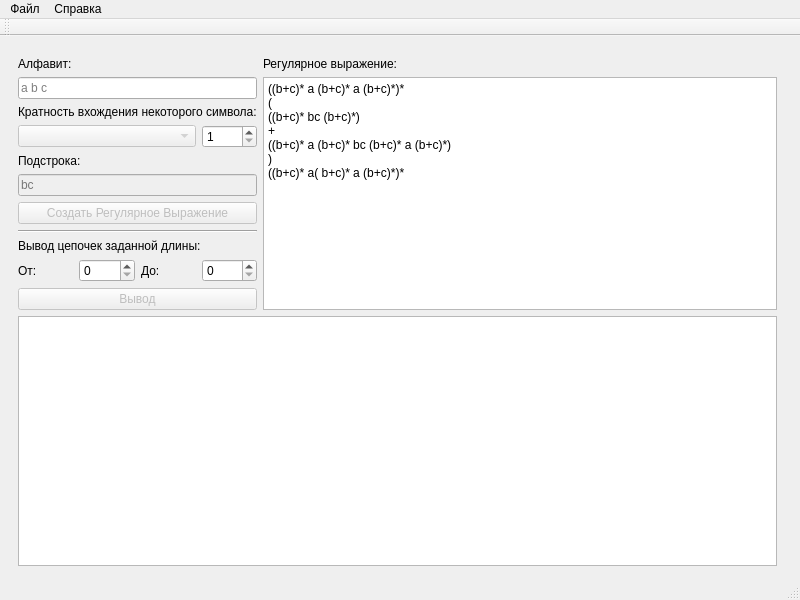
<?xml version="1.0" encoding="UTF-8"?>
<ui version="4.0">
 <class>MainWindow</class>
 <widget class="QMainWindow" name="MainWindow">
  <property name="geometry">
   <rect>
    <x>0</x>
    <y>0</y>
    <width>800</width>
    <height>600</height>
   </rect>
  </property>
  <property name="sizePolicy">
   <sizepolicy hsizetype="Fixed" vsizetype="Fixed">
    <horstretch>0</horstretch>
    <verstretch>0</verstretch>
   </sizepolicy>
  </property>
  <property name="minimumSize">
   <size>
    <width>800</width>
    <height>600</height>
   </size>
  </property>
  <property name="maximumSize">
   <size>
    <width>800</width>
    <height>600</height>
   </size>
  </property>
  <property name="windowTitle">
   <string>Курсовой Проект</string>
  </property>
  <widget class="QWidget" name="centralWidget">
   <widget class="QWidget" name="layoutWidget">
    <property name="geometry">
     <rect>
      <x>7</x>
      <y>10</y>
      <width>781</width>
      <height>531</height>
     </rect>
    </property>
    <layout class="QGridLayout" name="gridLayout">
     <item row="0" column="0" colspan="4">
      <widget class="QLabel" name="lTerm">
       <property name="text">
        <string>Алфавит:</string>
       </property>
      </widget>
     </item>
     <item row="1" column="0" colspan="4">
      <widget class="QLineEdit" name="leTerm">
       <property name="toolTip">
        <string>Входной алфавит</string>
       </property>
       <property name="inputMask">
        <string/>
       </property>
       <property name="text">
        <string/>
       </property>
       <property name="maxLength">
        <number>32767</number>
       </property>
       <property name="cursorPosition">
        <number>0</number>
       </property>
       <property name="placeholderText">
        <string>a b c</string>
       </property>
      </widget>
     </item>
     <item row="0" column="4">
      <widget class="QLabel" name="lRegExp">
       <property name="text">
        <string>Регулярное выражение:</string>
       </property>
      </widget>
     </item>
     <item row="2" column="0" colspan="4">
      <widget class="QLabel" name="lRepeat">
       <property name="text">
        <string>Кратность вхождения некоторого символа:</string>
       </property>
      </widget>
     </item>
     <item row="3" column="3">
      <widget class="QSpinBox" name="sbMul">
       <property name="toolTip">
        <string>Кратность вхождения выбранного символа</string>
       </property>
       <property name="minimum">
        <number>1</number>
       </property>
       <property name="maximum">
        <number>5</number>
       </property>
      </widget>
     </item>
     <item row="5" column="0" colspan="4">
      <widget class="QLineEdit" name="leSubString">
       <property name="enabled">
        <bool>false</bool>
       </property>
       <property name="toolTip">
        <string>Подстрока, которая обязательно должна встречаться</string>
       </property>
       <property name="placeholderText">
        <string>bc</string>
       </property>
      </widget>
     </item>
     <item row="7" column="0" colspan="4">
      <widget class="Line" name="line">
       <property name="orientation">
        <enum>Qt::Horizontal</enum>
       </property>
      </widget>
     </item>
     <item row="9" column="0" rowspan="2">
      <widget class="QLabel" name="lFrom">
       <property name="text">
        <string>От:</string>
       </property>
      </widget>
     </item>
     <item row="9" column="2" rowspan="2">
      <widget class="QLabel" name="lTo">
       <property name="text">
        <string>До:</string>
       </property>
      </widget>
     </item>
     <item row="11" column="0" colspan="4">
      <widget class="QPushButton" name="pbOutput">
       <property name="enabled">
        <bool>false</bool>
       </property>
       <property name="toolTip">
        <string>Выводит цепочки заданой длины на основе регулярного выражения</string>
       </property>
       <property name="text">
        <string>Вывод</string>
       </property>
      </widget>
     </item>
     <item row="9" column="3" rowspan="2">
      <widget class="QSpinBox" name="sbTo">
       <property name="toolTip">
        <string>Максимальная длина цепочек на вывод</string>
       </property>
       <property name="suffix">
        <string/>
       </property>
       <property name="maximum">
        <number>10</number>
       </property>
      </widget>
     </item>
     <item row="8" column="0" colspan="4">
      <widget class="QLabel" name="lOutPut">
       <property name="text">
        <string>Вывод цепочек заданной длины:</string>
       </property>
      </widget>
     </item>
     <item row="6" column="0" colspan="4">
      <widget class="QPushButton" name="pbCreateReg">
       <property name="enabled">
        <bool>false</bool>
       </property>
       <property name="toolTip">
        <string>Создает регулярное выражение на основе введенных кратности и подстроки</string>
       </property>
       <property name="text">
        <string>Создать Регулярное Выражение</string>
       </property>
      </widget>
     </item>
     <item row="9" column="1" rowspan="2">
      <widget class="QSpinBox" name="sbFrom">
       <property name="toolTip">
        <string>Минимальная длина цепочек на вывод</string>
       </property>
       <property name="maximum">
        <number>10</number>
       </property>
      </widget>
     </item>
     <item row="1" column="4" rowspan="11">
      <widget class="QPlainTextEdit" name="teRegEx">
       <property name="toolTip">
        <string>&lt;html&gt;&lt;head/&gt;&lt;body&gt;&lt;p&gt;Окно ввода регулярного выражения.&lt;/p&gt;&lt;p&gt;Допустимые операторы:&lt;/p&gt;&lt;p&gt;+ - или&lt;/p&gt;&lt;p&gt;* - повторение от 0 до бесконечности&lt;/p&gt;&lt;p&gt;() - группировка&lt;/p&gt;&lt;/body&gt;&lt;/html&gt;</string>
       </property>
       <property name="plainText">
        <string>((b+c)* a (b+c)* a (b+c)*)* 
(
((b+c)* bc (b+c)*)
+
((b+c)* a (b+c)* bc (b+c)* a (b+c)*)
) 
((b+c)* a( b+c)* a (b+c)*)*
</string>
       </property>
       <property name="placeholderText">
        <string/>
       </property>
      </widget>
     </item>
     <item row="4" column="0" colspan="4">
      <widget class="QLabel" name="lSubString">
       <property name="text">
        <string>Подстрока:</string>
       </property>
      </widget>
     </item>
     <item row="3" column="0" colspan="3">
      <widget class="QComboBox" name="cbRepeat">
       <property name="enabled">
        <bool>false</bool>
       </property>
       <property name="toolTip">
        <string>Символ, кратность которого нужно учитывать</string>
       </property>
      </widget>
     </item>
     <item row="12" column="0" colspan="5">
      <widget class="QPlainTextEdit" name="teOutput">
       <property name="toolTip">
        <string>Вывод</string>
       </property>
       <property name="readOnly">
        <bool>true</bool>
       </property>
       <property name="plainText">
        <string/>
       </property>
       <property name="placeholderText">
        <string/>
       </property>
      </widget>
     </item>
    </layout>
   </widget>
  </widget>
  <widget class="QMenuBar" name="menuBar">
   <property name="geometry">
    <rect>
     <x>0</x>
     <y>0</y>
     <width>800</width>
     <height>21</height>
    </rect>
   </property>
   <widget class="QMenu" name="mFile">
    <property name="title">
     <string>Файл</string>
    </property>
    <addaction name="aSave"/>
   </widget>
   <widget class="QMenu" name="mAbout">
    <property name="title">
     <string>Справка</string>
    </property>
    <addaction name="aTheme"/>
    <addaction name="aAuthor"/>
   </widget>
   <addaction name="mFile"/>
   <addaction name="mAbout"/>
  </widget>
  <widget class="QToolBar" name="mainToolBar">
   <attribute name="toolBarArea">
    <enum>TopToolBarArea</enum>
   </attribute>
   <attribute name="toolBarBreak">
    <bool>false</bool>
   </attribute>
  </widget>
  <widget class="QStatusBar" name="statusBar"/>
  <action name="action">
   <property name="text">
    <string>Открыть</string>
   </property>
  </action>
  <action name="aSave">
   <property name="text">
    <string>Сохранить</string>
   </property>
  </action>
  <action name="aTheme">
   <property name="text">
    <string>О Теме</string>
   </property>
  </action>
  <action name="aAuthor">
   <property name="text">
    <string>Об Авторе</string>
   </property>
  </action>
 </widget>
 <layoutdefault spacing="6" margin="11"/>
 <resources/>
 <connections/>
</ui>
